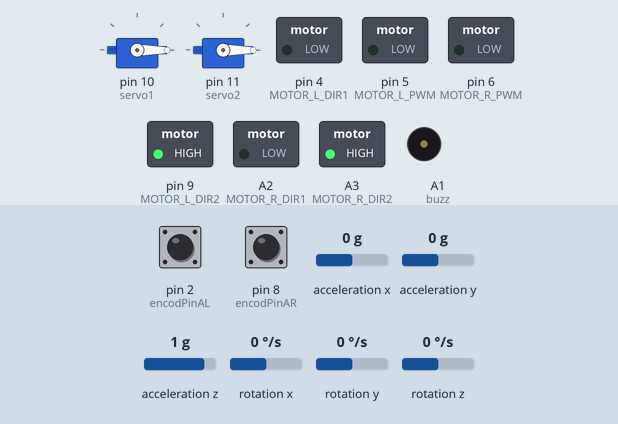
Simulated run of this sketch. Board: Arduino Uno, built with avr-gcc and run on an emulated ATmega328P. On the bench: 2 × servo, switched loads named in the sketch (green lamp = pin HIGH), buzzer (waves = sounding, pin HIGH). The inputs (shaded band) are chosen by the test bench; at power-on: rotation y 0 °/s, acceleration x 0 g, pin 2 (encodPinAL) HIGH, pin 8 (encodPinAR) HIGH, acceleration y 0 g, acceleration z 1 g, rotation x 0 °/s, rotation z 0 °/s.

Above: at 2.4 s.
2.5 s: rotation y set to -192 °/s
At 2.9 s:
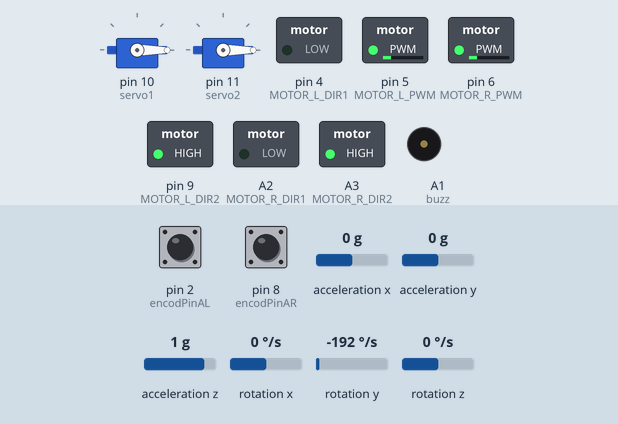
4.0 s: rotation y set to 100 °/s
At 4.3 s:
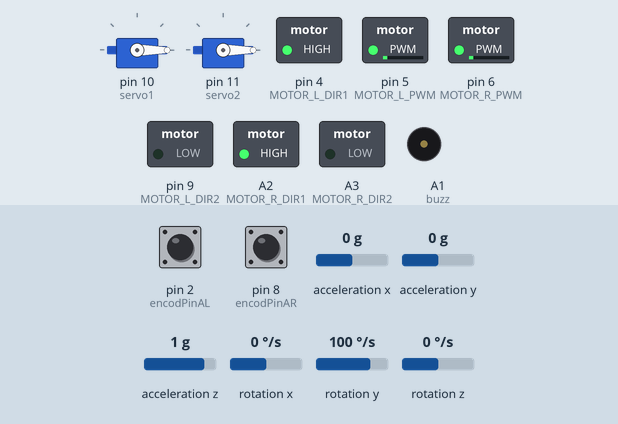
5.5 s: acceleration x set to -1.4 g
At 6.3 s:
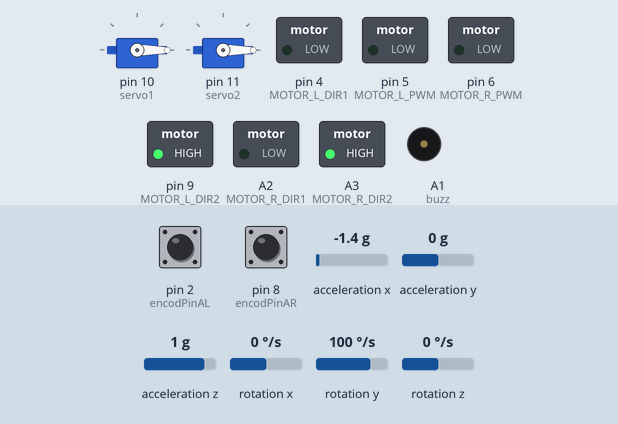
7.0 s: acceleration x set to -0.9 g
8.5 s: acceleration x set to -0.6 g
At 8.8 s:
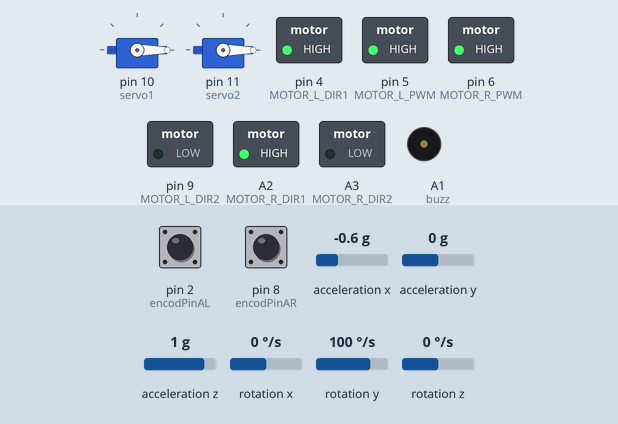
10.0 s: acceleration x set to 0.1 g
At 11.0 s:
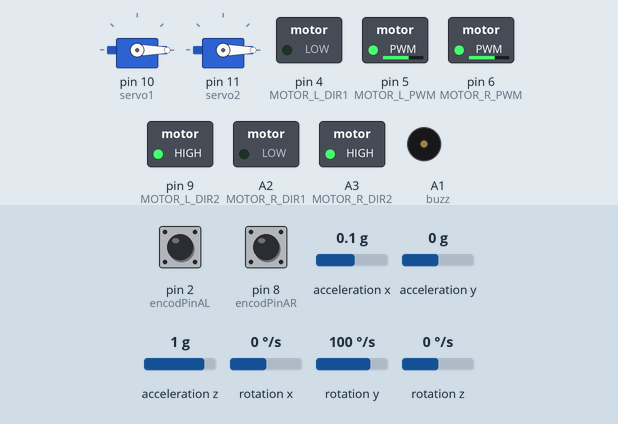
Timing chart, 0 to 12.5 s (numbered marks = the images above; inputs shaded):
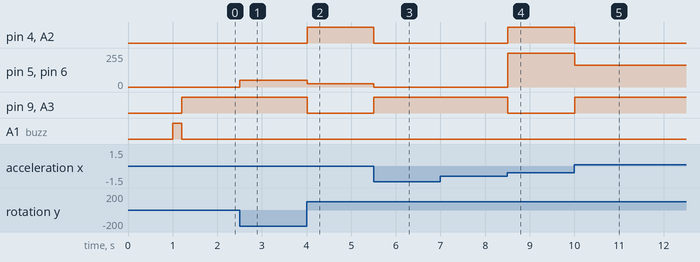

The sketch:

draft3.ino
```cpp
#include <Wire.h>
#include <MPU6050_light.h>
#include <Servo.h>

// Create Servo objects (if needed for future use)
Servo servo1;
Servo servo2;

MPU6050 mpu(Wire);

// Pin definitions
#define encodPinAR 8
#define encodPinBR 7
#define encodPinAL 2
#define encodPinBL 3

const int buzz = A1;

// Right Motor (Motor A)
#define MOTOR_R_PWM 6
const int MOTOR_R_DIR1 = A2;
const int MOTOR_R_DIR2 = A3;

// Left Motor (Motor B)
#define MOTOR_L_PWM 5
const int MOTOR_L_DIR1 = 4;
const int MOTOR_L_DIR2 = 9;

// Timing variables
const float DT = 0.01f;  // 10ms loop time
unsigned long imuTimer = 0;
unsigned long controlTimer = 0;
unsigned long encoderTimer = 0;

// Motor Parameters
const float MAX_PWM = 255.0;
const float COUNTS_PER_REV = 700.0;

// Encoder variables
volatile long wheel_pulse_count_left = 0;
volatile long wheel_pulse_count_right = 0;
long prev_encoder_right = 0;
long prev_encoder_left = 0;
int prevA_right = LOW;
int prevA_left = LOW;

// ===== PID PARAMETERS =====

// Velocity PID (start with these, tune as needed)
float Kp_vel = 0.0;
float Ki_vel = 0.0;
float Kd_vel = 0.0;

// Pitch PID
float Kp_pitch = 1900.0;
float Ki_pitch = 0.0;
float Kd_pitch = 15.0;

// Setpoints
float vel_setpoint = 0.0;
float pitch_setpoint = 0.0;

// PID variables
float error_pitch = 0;
float err_int_pitch = 0;
float err_der_pitch = 0;
float control_pitch = 0;
float err_prev_pitch = 0;

float error_vel = 0;
float err_int_vel = 0;
float err_der_vel = 0;
float control_vel = 0;
float err_prev_vel = 0;

// Integral windup limits
const float MAX_INT_PITCH = 50.0;
const float MAX_INT_VEL = 100.0;

// State variables
float x1 = 0.0;  // Average wheel position (rad)
float x2 = 0.0;  // Body pitch angle (rad)
float x3 = 0.0;  // Average wheel velocity (rad/s)
float x4 = 0.0;  // Body pitch rate (rad/s)

// MPU offset
float angleZeroY = 0.0;


void getimu() {
  mpu.update();

  // Get pitch angle and angular velocity
  x2 = (mpu.getAngleY() - angleZeroY) * PI / 180.0;  // Body pitch angle (rad)
  x4 = mpu.getGyroY() * PI / 180.0;                   // Body pitch rate (rad/s)
}

void updateEncoders() {
  // Right encoder
  int aR = digitalRead(encodPinAR);
  if (prevA_right == LOW && aR == HIGH) {
    if (digitalRead(encodPinBR) == HIGH) {
      wheel_pulse_count_right++;
    } else {
      wheel_pulse_count_right--;
    }
  }
  prevA_right = aR;

  // Left encoder
  int aL = digitalRead(encodPinAL);
  if (prevA_left == LOW && aL == HIGH) {
    if (digitalRead(encodPinBL) == HIGH) {
      wheel_pulse_count_left--;
    } else {
      wheel_pulse_count_left++;
    }
  }
  prevA_left = aL;
}

void calculateVelocity() {
  long curr_encoder_right = wheel_pulse_count_right;
  long curr_encoder_left = wheel_pulse_count_left;

  // Angular displacement (rad)
  float delta_right = (curr_encoder_right - prev_encoder_right) * 2.0 * PI / COUNTS_PER_REV;
  float delta_left = (curr_encoder_left - prev_encoder_left) * 2.0 * PI / COUNTS_PER_REV;

  // Angular velocities (rad/s)
  float vel_right = delta_right / DT;
  float vel_left = delta_left / DT;

  // Update state variables
  x3 = (vel_right + vel_left) / 2.0;  // Average velocity
  x1 += x3 * DT;  // Integrate to get position

  // Optional: Limit position drift (uncomment if needed)
  // x1 = constrain(x1, -10.0, 10.0);

  // Store previous values
  prev_encoder_right = curr_encoder_right;
  prev_encoder_left = curr_encoder_left;
}

void setMotorSpeed(bool isRight, float speed) {
  int pwm_pin = isRight ? MOTOR_R_PWM : MOTOR_L_PWM;
  int dir_pin1 = isRight ? MOTOR_R_DIR1 : MOTOR_L_DIR1;
  int dir_pin2 = isRight ? MOTOR_R_DIR2 : MOTOR_L_DIR2;

  speed = constrain(speed, -MAX_PWM, MAX_PWM);

  if (speed >= 0) {
    digitalWrite(dir_pin1, LOW);
    digitalWrite(dir_pin2, HIGH);
    analogWrite(pwm_pin, (int)abs(speed));
  } else {
    digitalWrite(dir_pin1, HIGH);
    digitalWrite(dir_pin2, LOW);
    analogWrite(pwm_pin, (int)abs(speed));
  }
}

void stopMotors() {
  setMotorSpeed(true, 0);
  setMotorSpeed(false, 0);
}

void computeCascadePID() {
  // Safety check - 35 degrees is more realistic fall threshold
  if (abs(x2 * 180.0 / PI) > 35.0) {
    stopMotors();
    err_int_pitch = 0.0;
    err_int_vel = 0.0;
    return;
  }


  // ===== PITCH PID (Inner Loop) =====
  error_pitch = pitch_setpoint - x2;
  err_int_pitch += (error_pitch * DT);

  // Anti-windup for pitch integral
  err_int_pitch = constrain(err_int_pitch, -MAX_INT_PITCH, MAX_INT_PITCH);

  err_der_pitch = -x4;
  control_pitch = (Kp_pitch * error_pitch) + (Ki_pitch * err_int_pitch) + (Kd_pitch * err_der_pitch);
  err_prev_pitch = error_pitch;

  // ===== VELOCITY PID (Outer Loop) =====
  error_vel = vel_setpoint - x3;
  err_int_vel += (error_vel * DT);

  // Anti-windup for velocity integral
  err_int_vel = constrain(err_int_vel, -MAX_INT_VEL, MAX_INT_VEL);

  err_der_vel = (error_vel - err_prev_vel) / DT;
  control_vel = (Kp_vel * error_vel) + (Ki_vel * err_int_vel) + (Kd_vel * err_der_vel);
  err_prev_vel = error_vel;

  // Combine control outputs
  float U_right = (control_pitch + control_vel);
  float U_left = (control_pitch + control_vel);

  // Constrain to valid PWM range
  U_right = constrain(U_right, -MAX_PWM, MAX_PWM);
  U_left = constrain(U_left, -MAX_PWM, MAX_PWM);

  // Send to motors
  setMotorSpeed(true, U_right);
  setMotorSpeed(false, U_left);

  // ===== Debug Output (Uncomment for tuning) =====
  /*
  Serial.print("Pitch:");
  Serial.print(x2 * 180.0 / PI, 2);
  Serial.print(" Vel:");
  Serial.print(x3, 2);
  Serial.print(" PWM:");
  Serial.println(U_right);
  */
}

void setup() {
{
  Serial.begin(115200);
  Wire.begin();

  // Initialize MPU6050
  byte status =mpu.begin();
  while(status!=0){ }

  // Sample the upright angle
  mpu.calcOffsets();

  // Encoder pins
  pinMode(encodPinAL, INPUT_PULLUP);
  pinMode(encodPinBL, INPUT_PULLUP);
  pinMode(encodPinAR, INPUT_PULLUP);
  pinMode(encodPinBR, INPUT_PULLUP);

  // Motor pins
  pinMode(MOTOR_R_PWM, OUTPUT);
  pinMode(MOTOR_L_PWM, OUTPUT);
  pinMode(MOTOR_R_DIR1, OUTPUT);
  pinMode(MOTOR_R_DIR2, OUTPUT);
  pinMode(MOTOR_L_DIR1, OUTPUT);
  pinMode(MOTOR_L_DIR2, OUTPUT);

  pinMode(buzz, OUTPUT);

  // Initialize encoder state
  prevA_right = digitalRead(encodPinAR);
  prevA_left = digitalRead(encodPinAL);

  // Initialize timers
  imuTimer = millis();
  controlTimer = millis();
  encoderTimer = millis();

  // Beep to indicate ready
  digitalWrite(buzz, HIGH);
  delay(200);
  digitalWrite(buzz, LOW);

  // Optional: Initialize servos if used
  servo1.attach(10);
  servo2.attach(11);
  servo1.write(0);
  servo2.write(0);


}
}

void loop() {
  unsigned long now = millis();

  // Always service encoders (read on every loop)
  updateEncoders();

  // IMU update every 5 ms (200 Hz)
  if (now - imuTimer >= 5) {
    imuTimer = now;
    getimu();
  }

  // Encoder velocity calculation every 10 ms
  if (now - encoderTimer >= 10) {
    encoderTimer = now;
    calculateVelocity();
  }

  // Control update every 10 ms (100 Hz)
  if (now - controlTimer >= 10) {
    controlTimer = now;
    computeCascadePID();
  }
}
```

Measured:
- the behaviour switches between -0.8 and -0.7 g on acceleration x (found by bisection; images 3 and 4)
- after the input at 2.5 s, pin 5 (MOTOR_L_PWM), pin 6 (MOTOR_R_PWM): 0/255 → 50/255 at once
- after the input at 4.0 s, pin 4 (MOTOR_L_DIR1), A2 (MOTOR_R_DIR1): LOW → HIGH at once; pin 5 (MOTOR_L_PWM), pin 6 (MOTOR_R_PWM): 50/255 → 26/255 at once; pin 9 (MOTOR_L_DIR2), A3 (MOTOR_R_DIR2): HIGH → LOW at once
- after the input at 5.5 s, pin 4 (MOTOR_L_DIR1), A2 (MOTOR_R_DIR1): HIGH → LOW at once; pin 5 (MOTOR_L_PWM), pin 6 (MOTOR_R_PWM): 26/255 → 0/255 at once; pin 9 (MOTOR_L_DIR2), A3 (MOTOR_R_DIR2): LOW → HIGH at once
- after the input at 7.0 s, every drawn part: stays the same
- after the input at 8.5 s, pin 4 (MOTOR_L_DIR1), A2 (MOTOR_R_DIR1): LOW → HIGH at once; pin 5 (MOTOR_L_PWM), pin 6 (MOTOR_R_PWM): 0/255 → 255/255 at once; pin 9 (MOTOR_L_DIR2), A3 (MOTOR_R_DIR2): HIGH → LOW at once
- after the input at 10.0 s, pin 4 (MOTOR_L_DIR1), A2 (MOTOR_R_DIR1): HIGH → LOW at once; pin 5 (MOTOR_L_PWM), pin 6 (MOTOR_R_PWM): 255/255 → 163/255 at once; pin 9 (MOTOR_L_DIR2), A3 (MOTOR_R_DIR2): LOW → HIGH at once
